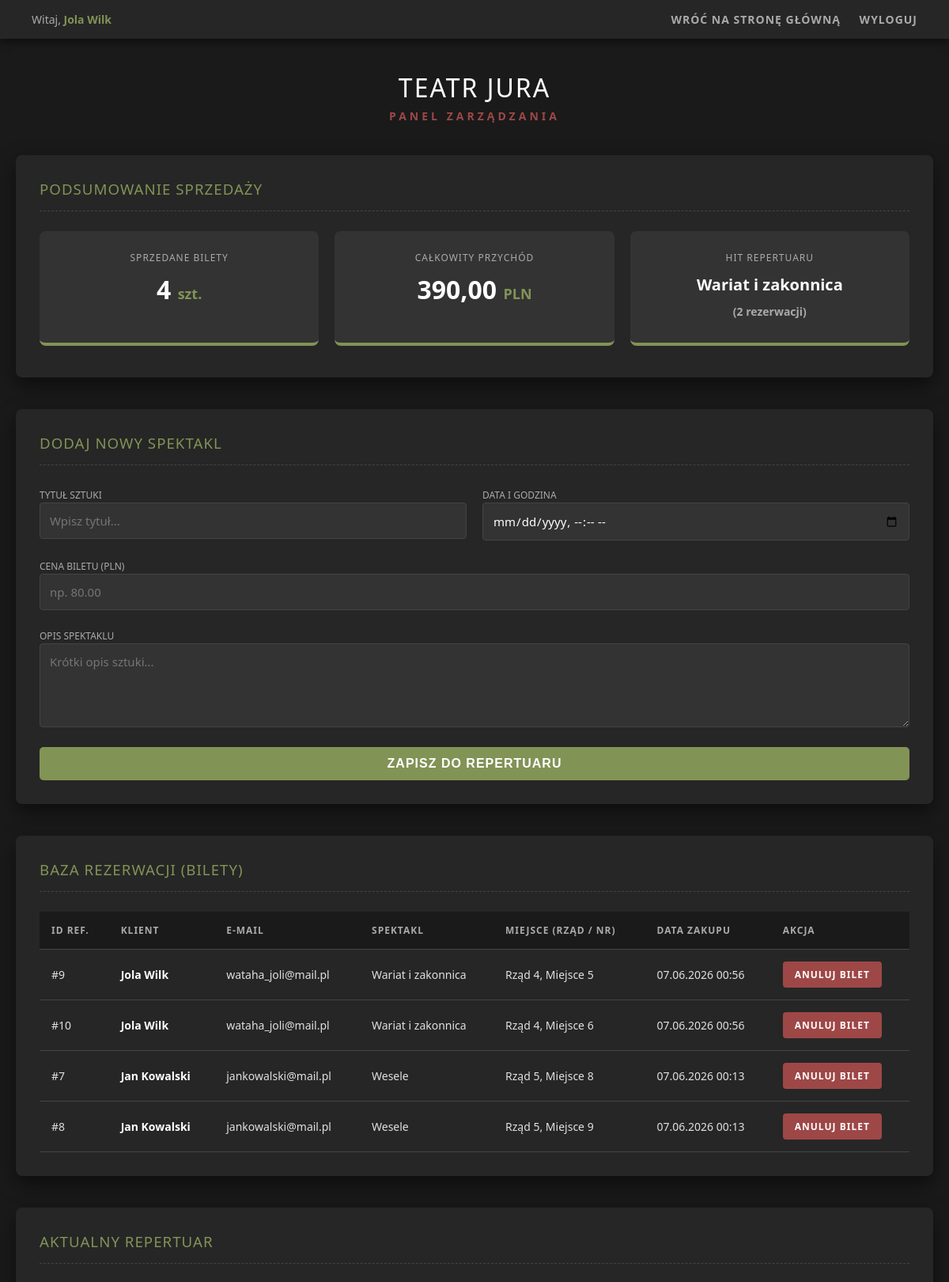
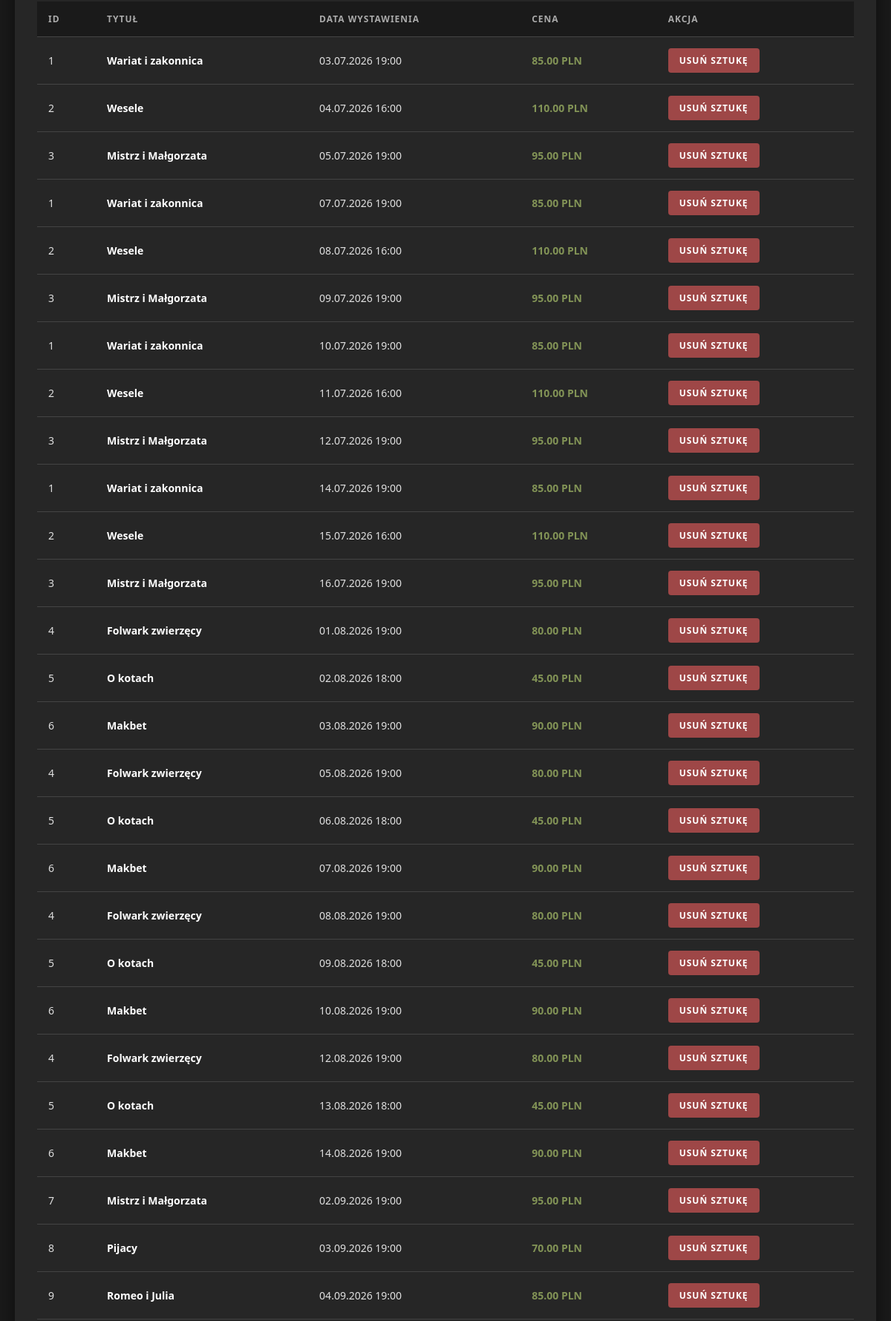
The page /admin.php (signed in, upper part) on the database its author committed (2 pictures, top to bottom).
### tables this page shows
CREATE TABLE `rezerwacje` (
  `id` int(11) NOT NULL,
  `uzytkownik_id` int(11) NOT NULL,
  `termin_id` int(11) NOT NULL,
  `miejsce_id` int(11) NOT NULL,
  `data_zakupu` datetime DEFAULT current_timestamp()
);

CREATE TABLE `uzytkownicy` (
  `id` int(11) NOT NULL,
  `imie` varchar(50) NOT NULL,
  `email` varchar(100) NOT NULL,
  `haslo` varchar(255) NOT NULL,
  `rola` enum('klient','admin') DEFAULT 'klient'
);

CREATE TABLE `spektakle` (
  `id` int(11) NOT NULL,
  `tytul` varchar(255) NOT NULL,
  `opis` text DEFAULT NULL,
  `cena` decimal(10,2) NOT NULL,
  `plakat` varchar(255) DEFAULT 'zdjecia/domyslny_plakat.jpg'
);

CREATE TABLE `miejsca` (
  `id` int(11) NOT NULL,
  `rzad` int(11) NOT NULL,
  `numer` int(11) NOT NULL
);

CREATE TABLE `terminy` (
  `id` int(11) NOT NULL,
  `spektakl_id` int(11) NOT NULL,
  `data_wystawienia` datetime NOT NULL
);

### admin.php (the view, shortened to what this page needs)
<?php
require_once 'database.php';
$sqlStatystyki = "SELECT COUNT(r.id) as liczba_biletow, SUM(s.cena) as laczny_przychod
                  FROM Rezerwacje r
                  JOIN Terminy t ON r.termin_id = t.id
                  JOIN Spektakle s ON t.spektakl_id = s.id";
$statOgokolne = $pdo->query($sqlStatystyki)->fetch(PDO::FETCH_ASSOC);
$liczba_biletow = $statOgokolne['liczba_biletow'] ?? 0;
$laczny_przychod = $statOgokolne['laczny_przychod'] ?? 0;
$spektakle = $pdo->query("SELECT s.*, t.data_wystawienia FROM Spektakle s JOIN Terminy t ON s.id = t.spektakl_id ORDER BY t.data_wystawienia ASC")->fetchAll(PDO::FETCH_ASSOC);
$sqlRezerwacje = "SELECT r.id as rezerwacja_id, u.imie, u.email, s.tytul, t.data_wystawienia, m.rzad, m.numer, r.data_zakupu
                  FROM Rezerwacje r
                  JOIN Uzytkownicy u ON r.uzytkownik_id = u.id
                  JOIN Terminy t ON r.termin_id = t.id
                  JOIN Spektakle s ON t.spektakl_id = s.id
                  JOIN Miejsca m ON r.miejsce_id = m.id
                  ORDER BY r.data_zakupu DESC";
$rezerwacje = $pdo->query($sqlRezerwacje)->fetchAll(PDO::FETCH_ASSOC);
$sqlTop = "SELECT s.tytul, COUNT(r.id) as sprzedane
           FROM Spektakle s
           LEFT JOIN Terminy t ON s.id = t.spektakl_id
           LEFT JOIN Rezerwacje r ON t.id = r.termin_id
           GROUP BY s.id, s.tytul
           ORDER BY sprzedane DESC
           LIMIT 1";
$stmtTop = $pdo->query($sqlTop);
$topSpektakl = $stmtTop->fetch(PDO::FETCH_ASSOC);
?>
<!DOCTYPE html>
<html lang="pl">
<head>
</head>
<body>
    <div class="top-bar">
        <div class="zalogowany-jako">
            Witaj, <strong><?= htmlspecialchars($_SESSION['user_imie']) ?></strong>
        </div>
        <div>
            <a href="index.php">Wróć na stronę główną</a>
            <a href="wyloguj.php">Wyloguj</a>
        </div>
    </div>
    <div class="header-sekcja">
        <h1>Teatr Jura</h1>
        <div class="podtytul">Panel Zarządzania</div>
    </div>
    <div class="container">
        <div class="panel">
            <h3>Podsumowanie Sprzedaży</h3>
            <div class="dashboard-grid">
                <div class="stat-karta">
                    <div class="stat-tytul">Sprzedane bilety</div>
                    <div class="stat-wartosc"><?= $liczba_biletow ?> <span>szt.</span></div>
                </div>
                <div class="stat-karta">
                    <div class="stat-tytul">Całkowity przychód</div>
                    <div class="stat-wartosc"><?= number_format($laczny_przychod, 2, ',', ' ') ?> <span>PLN</span></div>
                </div>
                <div class="stat-karta">
                    <div class="stat-tytul">Hit repertuaru</div>
                    <div class="stat-wartosc" style="font-size: 20px; line-height: 1.6;">
                        <?php if ($topSpektakl && $topSpektakl['sprzedane'] > 0): ?>
                            <?= htmlspecialchars($topSpektakl['tytul']) ?><br>
                            <span style="color: #aaaaaa; font-size: 14px;">(<?= $topSpektakl['sprzedane'] ?> rezerwacji)</span>
                        <?php else: ?>
                            <span style="color: #aaaaaa; font-size: 16px;">Brak danych</span>
                        <?php endif; ?>
                    </div>
                </div>
            </div>
        </div>
        <div class="panel">
            <h3>Dodaj nowy spektakl</h3>
            <form method="POST" action="">
                <div class="form-grid">
                    <div>
                        <label style="color: #aaa; font-size: 12px; text-transform: uppercase;">Tytuł sztuki</label>
                        <input type="text" name="tytul" placeholder="Wpisz tytuł..." required>
                    </div>
                    <div>
                        <label style="color: #aaa; font-size: 12px; text-transform: uppercase;">Data i godzina</label>
                        <input type="datetime-local" name="data_wystawienia" required>
                    </div>
                    <div class="form-full">
                        <label style="color: #aaa; font-size: 12px; text-transform: uppercase;">Cena biletu (PLN)</label>
                        <input type="number" step="0.01" name="cena" placeholder="np. 80.00" required>
                    </div>
                    <div class="form-full">
                        <label style="color: #aaa; font-size: 12px; text-transform: uppercase;">Opis spektaklu</label>
                        <textarea name="opis" placeholder="Krótki opis sztuki..." rows="4" required></textarea>
                    </div>
                </div>
                <button type="submit" name="dodaj_spektakl" class="btn-dodaj">Zapisz do repertuaru</button>
            </form>
        </div>
        <div class="panel">
            <h3>Baza Rezerwacji (Bilety)</h3>
            <?php if (empty($rezerwacje)): ?>
                <p class="brak-danych">Aktualnie nie ma żadnych sprzedanych biletów.</p>
            <?php else: ?>
                <div style="overflow-x: auto;">
                    <table>
                        <tr>
                            <th>ID Ref.</th>
                            <th>Klient</th>
                            <th>E-mail</th>
                            <th>Spektakl</th>
                            <th>Miejsce (Rząd / Nr)</th>
                            <th>Data zakupu</th>
                            <th>Akcja</th>
                        </tr>
                        <?php foreach ($rezerwacje as $r): ?>
                            <tr>
                                <td>#<?= $r['rezerwacja_id'] ?></td>
                                <td><strong><?= htmlspecialchars($r['imie']) ?></strong></td>
                                <td><?= htmlspecialchars($r['email']) ?></td>
                                <td><?= htmlspecialchars($r['tytul']) ?></td>
                                <td>Rząd <?= $r['rzad'] ?>, Miejsce <?= $r['numer'] ?></td>
                                <td><?= date('d.m.Y H:i', strtotime($r['data_zakupu'])) ?></td>
                                <td>
                                    <a href="admin.php?usun_bilet=<?= $r['rezerwacja_id'] ?>" class="btn-usun" onclick="return confirm('Czy na pewno chcesz anulować ten bilet? Miejsce automatycznie wróci do puli wolnych na widowni.');">Anuluj bilet</a>
                                </td>
                            </tr>
                        <?php endforeach; ?>
                    </table>
                </div>
            <?php endif; ?>
        </div>
        <div class="panel">
            <h3>Aktualny Repertuar</h3>
            <?php if (empty($spektakle)): ?>
                <p class="brak-danych">Baza spektakli jest pusta.</p>
            <?php else: ?>
                <div style="overflow-x: auto;">
                    <table>
                        <tr>
                            <th>ID</th>
                            <th>Tytuł</th>
                            <th>Data wystawienia</th>
                            <th>Cena</th>
                            <th>Akcja</th>
                        </tr>
                        <?php foreach ($spektakle as $s): ?>
                            <tr>
                                <td><?= $s['id'] ?></td>
                                <td><strong><?= htmlspecialchars($s['tytul']) ?></strong></td>
                                <td><?= date('d.m.Y H:i', strtotime($s['data_wystawienia'])) ?></td>
                                <td style="color: #829356; font-weight: bold;"><?= $s['cena'] ?> PLN</td>
                                <td>
                                    <a href="admin.php?usun_spektakl=<?= $s['id'] ?>" class="btn-usun" onclick="return confirm('UWAGA: Usunięcie sztuki sprawi, że zniknie ona ze strony, a wszystkie kupione na nią bilety zostaną bezpowrotnie usunięte z bazy! Kontynuować?');">Usuń sztukę</a>
                                </td>
                            </tr>
                        <?php endforeach; ?>
                    </table>
                </div>
            <?php endif; ?>
        </div>
    </div>
</body>
</html>

### admin.php (style rules this page uses)
body { font-family: 'Segoe UI', Tahoma, Geneva, Verdana, sans-serif; background-color: #1a1a1a; color: #e0e0e0; margin: 0; padding-bottom: 50px; }
.top-bar { background-color: #262626; padding: 15px 40px; display: flex; justify-content: space-between; align-items: center; box-shadow: 0 4px 10px rgba(0,0,0,0.5); font-size: 14px; }
.top-bar .zalogowany-jako { color: #aaaaaa; }
.top-bar .zalogowany-jako strong { color: #829356; }
.top-bar a { color: #aaaaaa; text-decoration: none; margin-left: 20px; transition: color 0.3s; text-transform: uppercase; letter-spacing: 1px; font-weight: bold; }
.header-sekcja { text-align: center; margin: 40px 20px; }
h1 { font-weight: 300; letter-spacing: 2px; text-transform: uppercase; margin-bottom: 5px; color: #ffffff; }
.podtytul { color: #9e4747; text-transform: uppercase; letter-spacing: 4px; font-size: 14px; font-weight: bold; }
.container { max-width: 1200px; margin: 0 auto; padding: 0 20px; }
.panel { background: #262626; padding: 30px; border-radius: 8px; margin-bottom: 40px; box-shadow: 0 10px 25px rgba(0,0,0,0.5); }
h3 { border-bottom: 1px dashed #444; padding-bottom: 15px; color: #829356; font-weight: 400; letter-spacing: 1px; text-transform: uppercase; margin-top: 0; margin-bottom: 25px; }
.dashboard-grid { display: grid; grid-template-columns: repeat(auto-fit, minmax(250px, 1fr)); gap: 20px; margin-bottom: 10px; }
.stat-karta { background-color: #333; padding: 25px; border-radius: 8px; text-align: center; border-bottom: 4px solid #829356; transition: transform 0.2s; }
.stat-tytul { color: #aaaaaa; font-size: 12px; text-transform: uppercase; letter-spacing: 1px; margin-bottom: 10px; }
.stat-wartosc { color: #ffffff; font-size: 32px; font-weight: bold; margin: 0; }
.stat-wartosc span { color: #829356; font-size: 18px; }
.form-grid { display: grid; grid-template-columns: 1fr 1fr; gap: 20px; margin-bottom: 20px; }
.form-full { grid-column: 1 / -1; }
input[type="text"], input[type="datetime-local"], input[type="number"], textarea { width: 100%; padding: 12px; background-color: #333; border: 1px solid #444; color: #fff; border-radius: 4px; box-sizing: border-box; font-size: 15px; font-family: inherit; transition: border-color 0.3s; }
.btn-dodaj { background-color: #829356; color: white; padding: 12px 30px; border: none; border-radius: 5px; font-size: 16px; font-weight: bold; cursor: pointer; text-transform: uppercase; letter-spacing: 1px; transition: background-color 0.3s; display: block; width: 100%; }
table { width: 100%; border-collapse: collapse; font-size: 14px; text-align: left; }
th, td { padding: 15px; border-bottom: 1px solid #444; }
th { background-color: #1a1a1a; color: #aaaaaa; text-transform: uppercase; font-size: 12px; letter-spacing: 1px; font-weight: bold; }
td strong { color: #ffffff; }
.btn-usun { display: inline-block; background-color: #9e4747; color: #ffffff; padding: 8px 15px; text-decoration: none; border-radius: 4px; font-size: 12px; font-weight: bold; text-transform: uppercase; letter-spacing: 1px; transition: background-color 0.3s; }

### rows shown on the page
rezerwacje: id "9", uzytkownik.imie "Jola Wilk", uzytkownik.email "wataha_joli@mail.pl", spektakle.tytul "Wariat i zakonnica", miejsce.rzad "4", miejsce.numer "5", data_zakupu "07.06.2026 00:56"
rezerwacje: id "10", uzytkownik.imie "Jola Wilk", uzytkownik.email "wataha_joli@mail.pl", spektakle.tytul "Wariat i zakonnica", miejsce.rzad "4", miejsce.numer "6", data_zakupu "07.06.2026 00:56"
rezerwacje: id "7", uzytkownik.imie "Jan Kowalski", uzytkownik.email "jankowalski@mail.pl", spektakle.tytul "Wesele", miejsce.rzad "5", miejsce.numer "8", data_zakupu "07.06.2026 00:13"
rezerwacje: id "8", uzytkownik.imie "Jan Kowalski", uzytkownik.email "jankowalski@mail.pl", spektakle.tytul "Wesele", miejsce.rzad "5", miejsce.numer "9", data_zakupu "07.06.2026 00:13"
terminy: spektakl "1", spektakl.tytul "Wariat i zakonnica", data_wystawienia "03.07.2026 19:00", spektakl.cena "85.00"
terminy: spektakl "2", spektakl.tytul "Wesele", data_wystawienia "04.07.2026 16:00", spektakl.cena "110.00"
terminy: spektakl "3", spektakl.tytul "Mistrz i Małgorzata", data_wystawienia "05.07.2026 19:00", spektakl.cena "95.00"
terminy: spektakl "1", spektakl.tytul "Wariat i zakonnica", data_wystawienia "07.07.2026 19:00", spektakl.cena "85.00"
terminy: spektakl "2", spektakl.tytul "Wesele", data_wystawienia "08.07.2026 16:00", spektakl.cena "110.00"
terminy: spektakl "3", spektakl.tytul "Mistrz i Małgorzata", data_wystawienia "09.07.2026 19:00", spektakl.cena "95.00"
terminy: spektakl "1", spektakl.tytul "Wariat i zakonnica", data_wystawienia "10.07.2026 19:00", spektakl.cena "85.00"
terminy: spektakl "2", spektakl.tytul "Wesele", data_wystawienia "11.07.2026 16:00", spektakl.cena "110.00"
terminy: spektakl "3", spektakl.tytul "Mistrz i Małgorzata", data_wystawienia "12.07.2026 19:00", spektakl.cena "95.00"
terminy: spektakl "1", spektakl.tytul "Wariat i zakonnica", data_wystawienia "14.07.2026 19:00", spektakl.cena "85.00"
terminy: spektakl "2", spektakl.tytul "Wesele", data_wystawienia "15.07.2026 16:00", spektakl.cena "110.00"
terminy: spektakl "3", spektakl.tytul "Mistrz i Małgorzata", data_wystawienia "16.07.2026 19:00", spektakl.cena "95.00"
terminy: spektakl "4", spektakl.tytul "Folwark zwierzęcy", data_wystawienia "01.08.2026 19:00", spektakl.cena "80.00"
terminy: spektakl "5", spektakl.tytul "O kotach", data_wystawienia "02.08.2026 18:00", spektakl.cena "45.00"
terminy: spektakl "6", spektakl.tytul "Makbet", data_wystawienia "03.08.2026 19:00", spektakl.cena "90.00"
terminy: spektakl "4", spektakl.tytul "Folwark zwierzęcy", data_wystawienia "05.08.2026 19:00", spektakl.cena "80.00"
terminy: spektakl "5", spektakl.tytul "O kotach", data_wystawienia "06.08.2026 18:00", spektakl.cena "45.00"
terminy: spektakl "6", spektakl.tytul "Makbet", data_wystawienia "07.08.2026 19:00", spektakl.cena "90.00"
terminy: spektakl "4", spektakl.tytul "Folwark zwierzęcy", data_wystawienia "08.08.2026 19:00", spektakl.cena "80.00"
terminy: spektakl "5", spektakl.tytul "O kotach", data_wystawienia "09.08.2026 18:00", spektakl.cena "45.00"
terminy: spektakl "6", spektakl.tytul "Makbet", data_wystawienia "10.08.2026 19:00", spektakl.cena "90.00"
terminy: spektakl "4", spektakl.tytul "Folwark zwierzęcy", data_wystawienia "12.08.2026 19:00", spektakl.cena "80.00"
terminy: spektakl "5", spektakl.tytul "O kotach", data_wystawienia "13.08.2026 18:00", spektakl.cena "45.00"
terminy: spektakl "6", spektakl.tytul "Makbet", data_wystawienia "14.08.2026 19:00", spektakl.cena "90.00"
terminy: spektakl "7", spektakl.tytul "Mistrz i Małgorzata", data_wystawienia "02.09.2026 19:00", spektakl.cena "95.00"
terminy: spektakl "8", spektakl.tytul "Pijacy", data_wystawienia "03.09.2026 19:00", spektakl.cena "70.00"
terminy: spektakl "9", spektakl.tytul "Romeo i Julia", data_wystawienia "04.09.2026 19:00", spektakl.cena "85.00"

### other values the page prints
$_SESSION['user_imie'] "Jola Wilk"
$liczba_biletow "4"
$laczny_przychod "390,00"
$topSpektakl['tytul'] "Wariat i zakonnica"
$topSpektakl['sprzedane'] "2"
